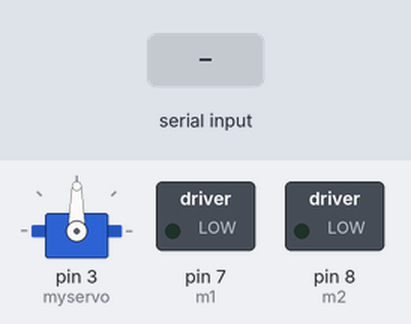
This sketch was run on a simulated Arduino Uno, built with avr-gcc and run on an emulated ATmega328P. On the bench: servo, switched loads named in the sketch (green lamp = pin HIGH). Inputs (shaded band) come from the test bench. What the sketch prints to the serial monitor is not drawn.

Above: at 1.2 s.
1.3 s: "F" received over Serial
At 2.3 s:
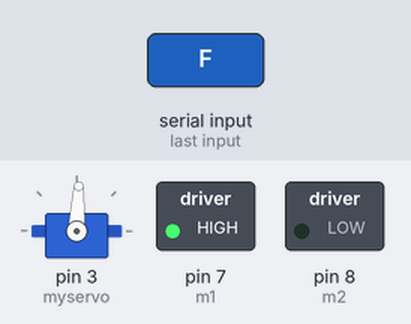
2.8 s: "B" received over Serial
At 3.4 s:
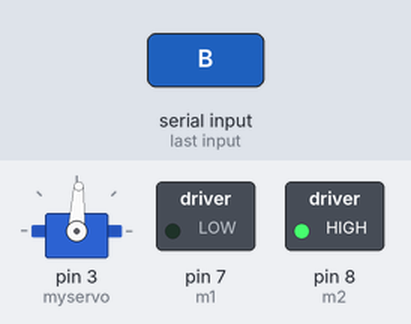
4.3 s: "L" received over Serial
At 4.6 s:
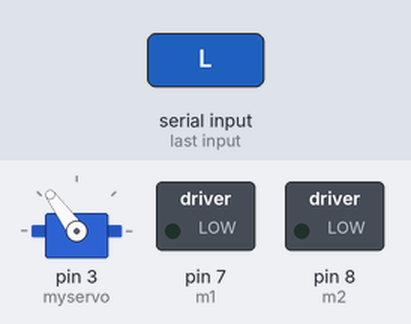
5.8 s: "R" received over Serial
At 6.9 s:
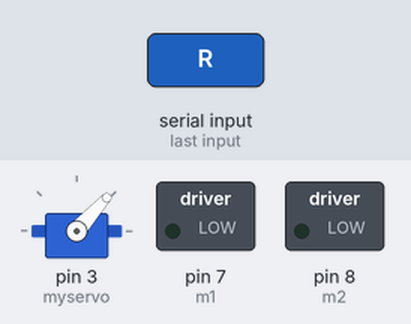
7.3 s: "G" received over Serial
At 8.1 s:
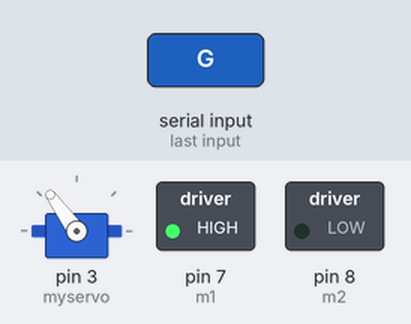
8.8 s: "H" received over Serial
At 9.2 s:
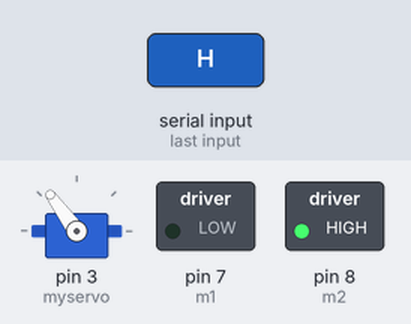
Timing chart, 0 to 11.3 s (numbered marks = the images above; inputs shaded):
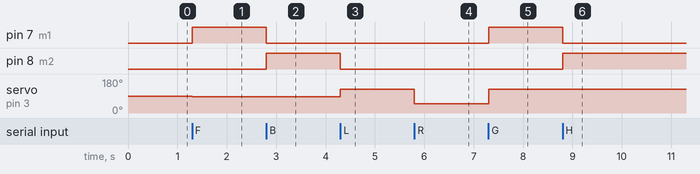

The sketch:

Arduino_Bluetooth_Car_From_RC_Rock_Crawler.ino
```cpp
//This is the project of Arduino Bluetooth Car From RC Rock Crawler

#include <Servo.h>

Servo myservo;
int pos = 45; //initial servo position
int m1=7;    //to motor controller pin
int m2=8;    //to motor controller pin
int ms1=5;   //speed control
float i;
int l=126;   //leftmost position in servo
int r=48;    //rightmost position in servo
int m=87;    //centre position in servo
char c;      //input character from bluetooth module
int x=20;
int y=25;

void setup()
{

  pinMode(m1,OUTPUT);
  pinMode(m2,OUTPUT);
  pinMode(ms1,OUTPUT);
  myservo.attach(3);
  Serial.begin(9600);  //Set the baud rate to your Bluetooth module.
}

void loop(){

  if(Serial.available() > 0){
    c = Serial.read();
    Serial.write(c);
    //Change pin mode only if new command is different from previous.
    //Serial.println(command);
    switch(c){
    case 'F':
      forward();
      break;
    case 'B':
      back();
      break;
    case 'L':
      left();
      break;
    case 'R':
      right();
      break;
    case 'G':
      forwardleft();
      break;
    case 'H':
      backleft();
      break;
    case 'I':
      forwardright();
      break;
    case 'J':
      backright();
      break;
    case 'S':
      Stop();
      break;
    case 'D':
      Stopall();
      break;
    case '1':
      i=1*x+y;
      break;
    case '2':
      i=2*x+y;
      break;
    case '3':
      i=3*x+y;
      break;
    case '4':
      i=4*x+y;
      break;
    case '5':
      i=5*x+y;
      break;
    case '6':
      i=6*x+y;
      break;
    case '7':
      i=7*x+y;
      break;
    case '8':
      i=8*x+y;
      break;
    case '9':
      i=9*x+y;
      break;
    case 'q':
      i=10*x+y;
      break;

}}}
void forward()
{digitalWrite(m1,HIGH);
digitalWrite(m2,LOW);
myservo.write(m);
analogWrite(ms1,i);

}

void back()
{digitalWrite(m1,LOW);
digitalWrite(m2,HIGH);
myservo.write(m);
analogWrite(ms1,i);

}

void left()
{digitalWrite(m1,LOW);
digitalWrite(m2,LOW);
myservo.write(l);
analogWrite(ms1,i);

}

void right()
{digitalWrite(m1,LOW);
digitalWrite(m2,LOW);
myservo.write(r);
analogWrite(ms1,i);

}
void forwardleft()
{digitalWrite(m1,HIGH);
digitalWrite(m2,LOW);
myservo.write(l);
analogWrite(ms1,i);

}

void backleft()
{digitalWrite(m1,LOW);
digitalWrite(m2,HIGH);
myservo.write(l);
analogWrite(ms1,i);
}
void forwardright()
{digitalWrite(m1,HIGH);
digitalWrite(m2,LOW);
myservo.write(r);
analogWrite(ms1,i);

}

void backright()
{digitalWrite(m1,LOW);
digitalWrite(m2,HIGH);
myservo.write(r);
analogWrite(ms1,i);

}

void Stop()
{digitalWrite(m1,LOW);
digitalWrite(m2,LOW);
myservo.write(m);
analogWrite(ms1,0);

}
void Stopall()
{digitalWrite(m1,LOW);
digitalWrite(m2,LOW);
myservo.write(m);
analogWrite(ms1,0);

}
```

Measured:
- after the input at 1.3 s, pin 7 (m1): LOW → HIGH at once; servo on pin 3 (myservo): 90° → 87° at once
- after the input at 2.8 s, pin 7 (m1): HIGH → LOW at once; pin 8 (m2): LOW → HIGH at once
- after the input at 4.3 s, pin 8 (m2): HIGH → LOW at once; servo on pin 3 (myservo): 87° → 126° at once
- after the input at 5.8 s, servo on pin 3 (myservo): 126° → 48° at once
- after the input at 7.3 s, pin 7 (m1): LOW → HIGH at once; servo on pin 3 (myservo): 48° → 126° at once
- after the input at 8.8 s, pin 7 (m1): HIGH → LOW at once; pin 8 (m2): LOW → HIGH at once
